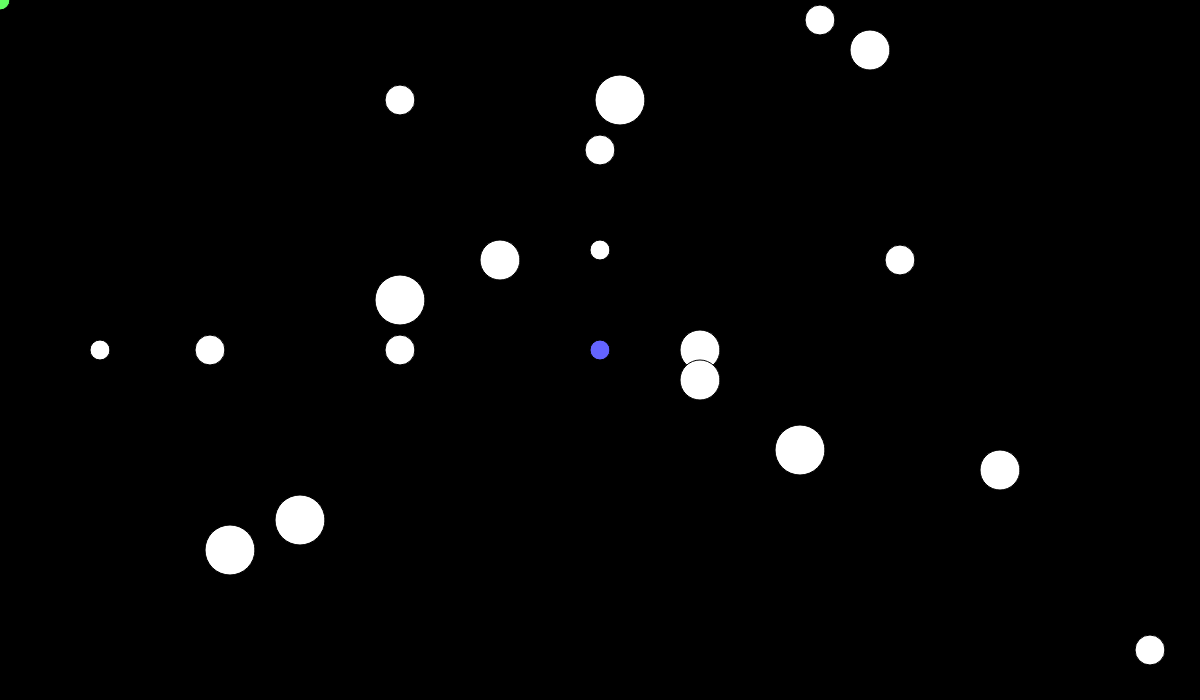
Frame 1 (no input)
Frame 60 (no input): identical to frame 1, image omitted
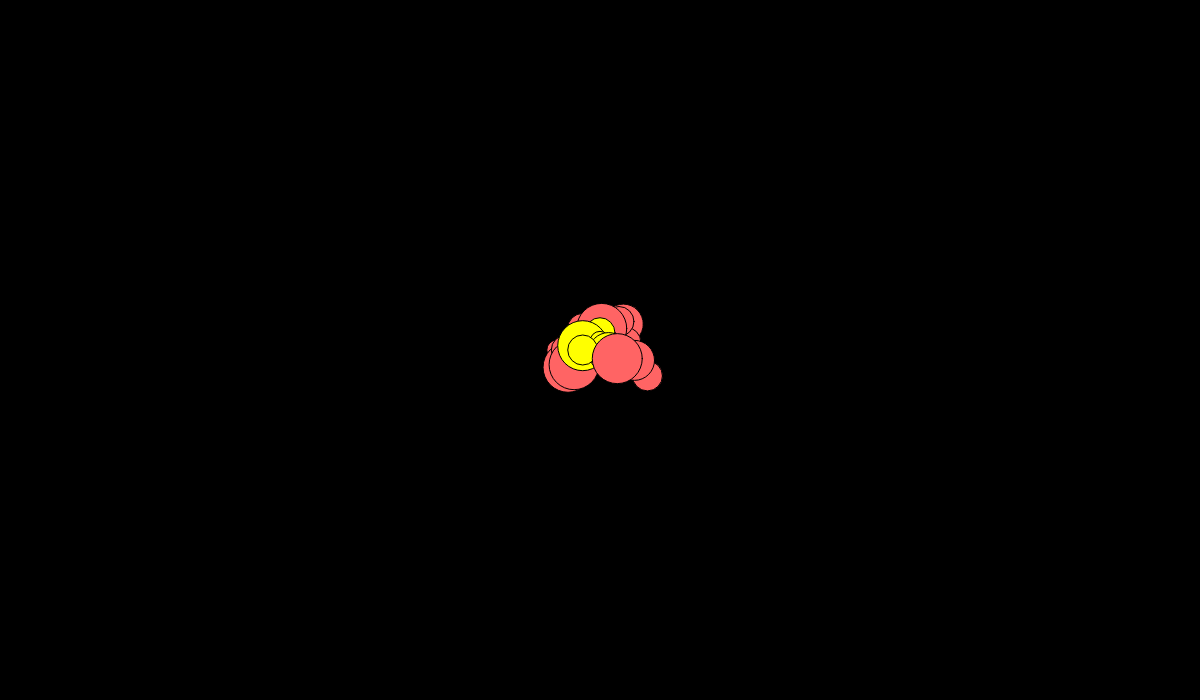
Frame 120 (the mouse pressed at the canvas centre since frame 60)

The p5.js sketch that drew these frames (run headless with seeded random() and noise() and a simulated clock; from frame 60 on, the mouse is pressed at the canvas centre):

// p5.js sketch
// ── sketch.js
var x = 200; // start x position
var y = 200; // start y position
var speed = 5;
var easing = .04;
var orb1;
var orb2;
function setup() {
  createCanvas(1200,700);

  orb1 = new Orb(100, 350, 20);
  orb2 = new Orb(1150, 650, 30);
  orb3 = new Orb(870, 50, 40);
  orb4 = new Orb(900, 260, 30);
  orb5 = new Orb(820, 20, 30);
  orb6 = new Orb(700, 350, 40);
  orb7 = new Orb(230, 550, 50);
  orb8 = new Orb(210, 350, 30);
  orb9 = new Orb(300, 520, 50);
  orb10 = new Orb(400, 100, 30);
  orb11 = new Orb(620, 100, 50);
  orb12 = new Orb(500, 260, 40);
  orb13 = new Orb(600, 150, 30);
  orb14 = new Orb(400, 300, 50);
  orb15 = new Orb(600, 250, 20);
  orb16 = new Orb(700, 380, 40);
  orb17 = new Orb(400, 350, 30);
  orb18 = new Orb(1000, 470, 40);
  orb19 = new Orb(800, 450, 50);

}

// function draw() {
//   background(0);
//   if (x > mouseX) {
//     x-=speed;
//   }
//   else if  x+=speed;
//   if (y > mouseY) {
//     y-=speed;
//   }
//   else y+=speed;
//     // x = startX + ((stopX-startX) * pct);
//     // y = startY + ((stopY-startX) * pct);
//
//   ellipse( x, y, 20, 20);
// }
var triggered = false;
function draw() {
  background(0);
//player
  noCursor();
  fill(100,255,100);
  ellipse(mouseX,mouseY,20);
//trigger
  fill(100,100,255);
  ellipse(width/2,height/2, 20);
  fill(255);
  if (dist(mouseX,mouseY,width/2,height/2) <= 10){
    triggered = true;
  }
  if (triggered == false){
    orb1.display();
    orb2.display();
    orb3.display();
    orb4.display();
    orb5.display();
    orb6.display();
    orb7.display();
    orb8.display();
    orb9.display();
    orb10.display();
    orb11.display();
    orb12.display();
    orb13.display();
    orb14.display();
    orb15.display();
    orb16.display();
    orb17.display();
    orb18.display();
    orb19.display();
  }
  if(triggered == true){
    orb1.chase();
    orb2.chase();
    orb3.chase();
    orb4.chase();
    orb5.chase();
    orb6.chase();
    orb7.chase();
    orb8.chase();
    orb9.chase();
    orb10.chase();
    orb11.chase();
    orb12.chase();
    orb13.chase();
    orb14.chase();
    orb15.chase();
    orb16.chase();
    orb17.chase();
    orb18.chase();
    orb19.chase();
  }
}

function Orb(initX,initY,initSize){  //constructor
  this.x = initX;                 //property
  this.y = initY;                 //property
  this.size = initSize;           //property
  this.won = false;

  this.display = function() {        //method 1
    ellipse( this.x, this.y, this.size);
  }
  this.chase = function(){           //method 2
    if (dist(this.x, this.y,mouseX,mouseY) <= 20){
      this.won = true;
    }
    this.x+= (mouseX - this.x) * easing;
    this.y+=(mouseY - this.y) * easing;
    if (this.won == false) {
      fill(255,100,100);
    }
    else {
      fill(255,255,0);
    }
    ellipse( this.x, this.y, this.size);

  }
}

// ── sketch-class.js
//copywright Micah Theriot
var starship1;


function setup () {
  createCanvas(320, 240);
  background(0);
  starship1 = new Starship(10, 2, 30);
  starship2 = new Starship(20,4,70);
}

function draw(){
  background(0);
  starship1.display();
  starship1.move();

  starship2.display();
  starship2.move();
}
// constructor = fancy term for a main function in an object
function Starship(tempWingspan, tempSpeed, tempXPosition) {   //properties
//methods
  this.wingspan = tempWingspan;
  this.speed = tempSpeed
  this.xPosition = tempXPosition;
var ey = 0;

  this.display = function(){
    ellipse(this.xPosition, ey, this.wingspan)
  };

  this.move = function() {
    ey+=this.speed
  };

  this.interact = function (){
    if(mouseX = this.xPosition){

    };
  }


}      //each time Starship is called, an new "instance" is created
